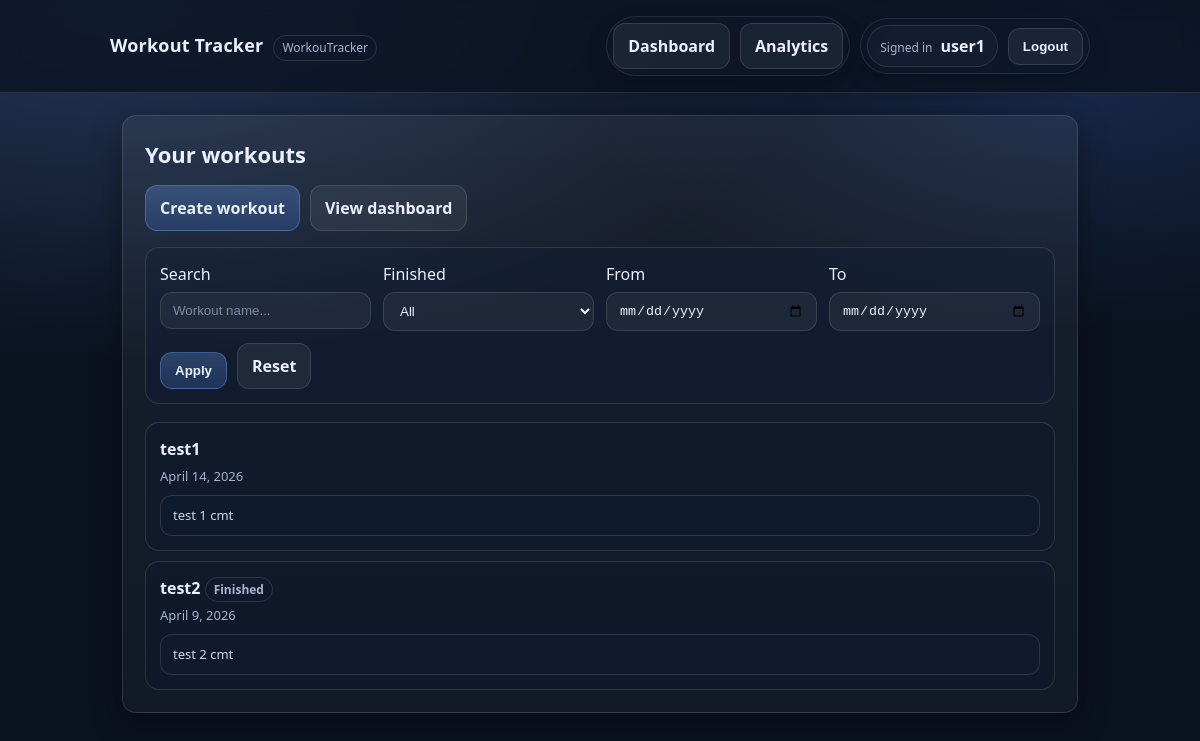
The app's page / (signed in), older data.
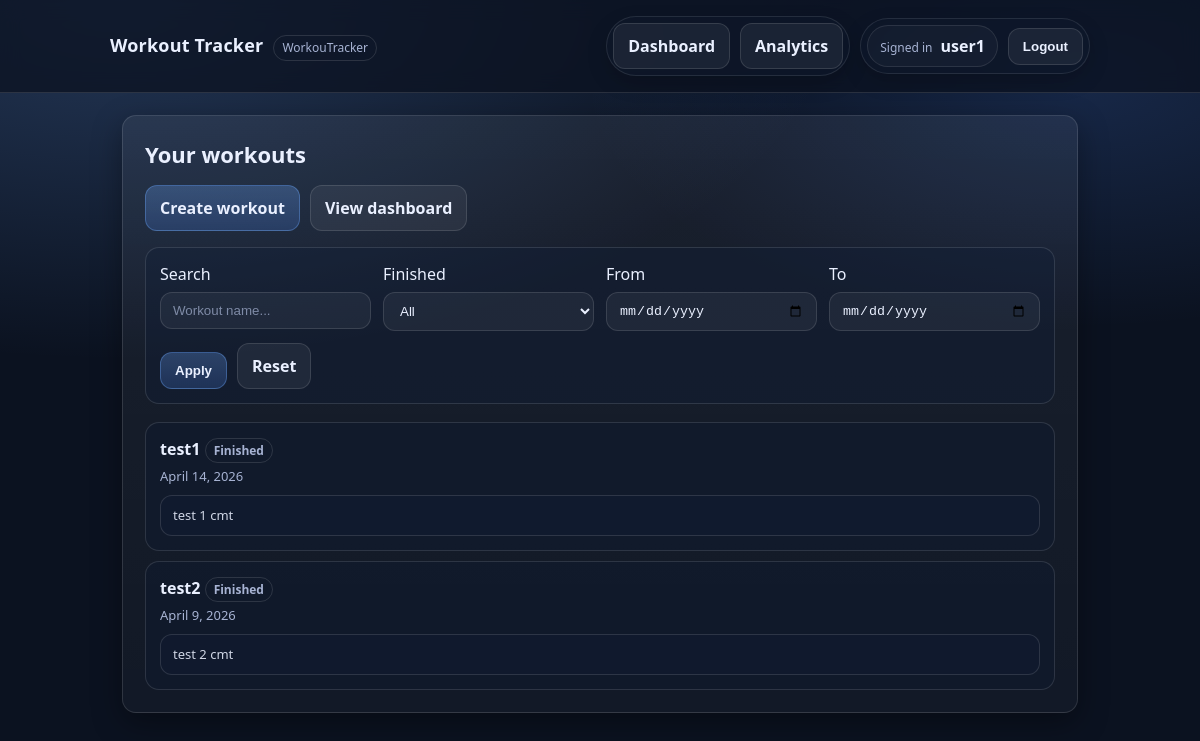
The same page, newer data.
### workouts/models.py (models this page shows, shortened)
class Workout(models.Model):
    name = models.CharField(max_length=100)
    date = models.DateField()
    finished = models.BooleanField(default=False)
    notes = models.TextField(blank=True)
    user = models.ForeignKey(
        settings.AUTH_USER_MODEL,
        on_delete=models.CASCADE,
        related_name='workouts',
    )

### workouts/views.py (the view)
# urls.py: path('', WorkoutListView.as_view(), name='workout_list'),
class WorkoutListView(LoginRequiredMixin, ListView):
    model = Workout
    template_name = 'workouts/workout_list.html'
    context_object_name = 'workouts'
    def get_queryset(self):
        qs = Workout.objects.filter(user=self.request.user)
        q = self.request.GET.get('q', '').strip()
        finished = (self.request.GET.get('finished') or '').strip()
        date_from_raw = (self.request.GET.get('date_from') or '').strip()
        date_to_raw = (self.request.GET.get('date_to') or '').strip()
        if q:
            qs = qs.filter(name__icontains=q)
        if finished == '1':
            qs = qs.filter(finished=True)
        elif finished == '0':
            qs = qs.filter(finished=False)
        try:
            if date_from_raw:
                date_from = datetime.date.fromisoformat(date_from_raw)
                qs = qs.filter(date__gte=date_from)
        except ValueError:
            pass
        try:
            if date_to_raw:
                date_to = datetime.date.fromisoformat(date_to_raw)
                qs = qs.filter(date__lte=date_to)
        except ValueError:
            pass
        return qs.order_by('-date', '-id')
    def get_context_data(self, **kwargs):
        context = super().get_context_data(**kwargs)
        context['q'] = self.request.GET.get('q', '').strip()
        context['finished'] = (self.request.GET.get('finished') or '').strip()
        context['date_from'] = (self.request.GET.get('date_from') or '').strip()
        context['date_to'] = (self.request.GET.get('date_to') or '').strip()
        return context

### workouts/templates/workouts/workout_list.html (shortened to what this page needs)
{% extends 'base.html' %}
{% block content %}
  <h2>Your workouts</h2>
  <div class="actions">
    <a class="btn btn-primary" href="{% url 'workout_create' %}">Create workout</a>
    <a class="btn" href="{% url 'dashboard' %}">View dashboard</a>
  </div>
  <form class="filters" method="get">
    <div>
      <label>
        Search
        <input type="text" name="q" value="{{ q }}" placeholder="Workout name..." />
      </label>
    </div>
    <div>
      <label>
        Finished
        <select name="finished">
          <option value="" {% if finished == '' %}selected{% endif %}>All</option>
        </select>
      </label>
    </div>
    <div>
      <label>
        From
        <input type="date" name="date_from" value="{{ date_from }}" />
      </label>
    </div>
    <div>
      <label>
        To
        <input type="date" name="date_to" value="{{ date_to }}" />
      </label>
    </div>
    <div class="actions">
      <button class="btn btn-primary" type="submit">Apply</button>
      <a class="btn" href="{% url 'workout_list' %}">Reset</a>
    </div>
  </form>
  {% if workouts %}
    <ul class="list">
      {% for workout in workouts %}
        <li class="card">
          <div class="card-title">
            <a href="{% url 'workout_detail' workout.pk %}">{{ workout.name }}</a>
            {% if workout.finished %}
              <span class="badge">Finished</span>
            {% endif %}
          </div>
          <div class="meta">{{ workout.date }}</div>
          {% if workout.notes %}
            <div class="note-preview">{{ workout.notes|truncatechars:120 }}</div>
          {% endif %}
        </li>
      {% endfor %}
    </ul>
  {% else %}
    <p>No workouts yet.</p>
  {% endif %}
{% endblock %}

Row changes from the older to the newer data that the page shows:
changed Workout "test1": now shows "Finished"
